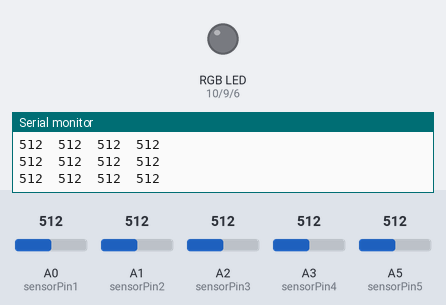
The sketch below on a simulated Arduino Uno, built with avr-gcc and run on an emulated ATmega328P. Parts: an RGB LED mixed from three pins (HIGH = lit), the last lines printed to the serial monitor. Inputs (shaded band) come from the test bench; at power-on: A0 (sensorPin1) = 512, A1 (sensorPin2) = 512, A2 (sensorPin3) = 512, A3 (sensorPin4) = 512, A5 (sensorPin5) = 512.

Above: at 1.2 s.
1.3 s: A0 (sensorPin1) set to 108
At 2.5 s:
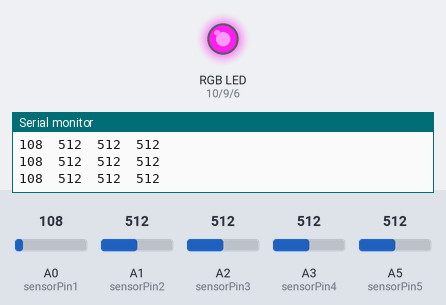
2.8 s: A0 (sensorPin1) set to 89
Timing chart, 0 to 5.8 s (numbered marks = the images above; inputs shaded):
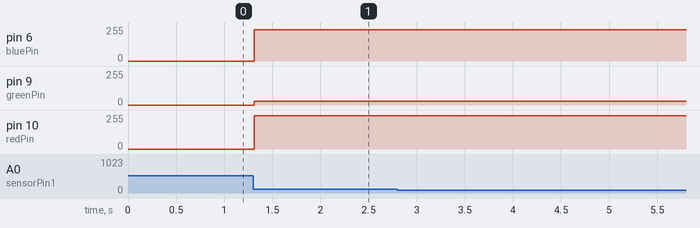

The sketch:

D_and_I_Final_Project_v3.ino
```cpp
/*
  RGB LED
*/

int redPin = 10;
int greenPin = 9;
int bluePin = 6;

// decide later whether the pin will be analogue or digital
int sensorPin1 = A0;
int sensorPin2 = A1;
int sensorPin3 = A2;
int sensorPin4 = A3;
int sensorPin5 = A5;

int sensorValue;        // value read from the sensor
int outputValue1;        // value output to the PWM (analog out)
int outputValue2;
int outputValue3;
int outputValue4;
int outputValue5;
float emotionIndex;
void setup()
{
  pinMode(redPin, OUTPUT);
  pinMode(greenPin, OUTPUT);
  pinMode(bluePin, OUTPUT);
  pinMode(sensorPin1, OUTPUT);
  pinMode(sensorPin2, OUTPUT);
  pinMode(sensorPin3, OUTPUT);
  pinMode(sensorPin4, OUTPUT);
  pinMode(sensorPin5, OUTPUT);
  Serial.begin(9600);
  pinMode(A0, INPUT_PULLUP); //LDR, Blue
  pinMode(A1, INPUT); //Salinity, White
  pinMode(A2, INPUT); //Amplitude, Purple
  pinMode(A3, INPUT); //Temp, Green
}

void loop()
{
  Serial.println(String(analogRead(A0))+"\t"+String(analogRead(A1))+"\t"+String(analogRead(A2))+"\t"+String(analogRead(A3)));
  // Sensor 1
  // read the analog in value:
  sensorValue = analogRead(sensorPin1);
  //Serial.print("Sensor1:\t");
  //Serial.println(sensorValue);
  // map it to the range of the analog out:
  outputValue1 = map(sensorValue, 50, 300, 0, 100);
  //Serial.print("Mapped OutputValue1:\t");
  //Serial.println(outputValue1);
  // Need to calibrate or check the sensor and get the average value. The average value should be set to 50. If high, then >50. If low, then <50.


  // Sensor 2
  // read the analog in value:
  sensorValue = analogRead(sensorPin2);
  //Serial.print("Sensor2:\t");
  //Serial.println(sensorValue);
  // map it to the range of the analog out:
  outputValue2 = map(sensorValue, 0, 1023, 0, 100);
  //Serial.print("Mapped OutputValue2:\t");
  //Serial.println(outputValue2);
  // Need to calibrate or check the sensor and get the average value. The average value should be set to 50. If high, then >50. If low, then <50.


  // Sensor 3
  // read the analog in value:
  sensorValue = analogRead(sensorPin3);
  // map it to the range of the analog out:
  //Serial.print("Sensor3:\t");
  //Serial.println(sensorValue);
  outputValue3 = map(sensorValue, 0, 1023, 0, 100);
  //Serial.print("Mapped OutputValue3:\t");
  //Serial.println(outputValue3);

  // Need to calibrate or check the sensor and get the average value. The average value should be set to 50. If high, then >50. If low, then <50.


  // Sensor 4
  // read the analog in value:
  sensorValue = analogRead(sensorPin4);
  //Serial.print("Sensor4:\t");
  //Serial.println(sensorValue);
  // map it to the range of the analog out:
  outputValue4 = map(sensorValue, 0, 1023, 0, 100);
  //Serial.print("Mapped OutputValue4:\t");
  //Serial.println(outputValue4);

  // Need to calibrate or check the sensor and get the average value. The average value should be set to 50. If high, then >50. If low, then <50.

  // Sensor 1
  // read the analog in value:
  sensorValue = analogRead(sensorPin5);
  // map it to the range of the analog out:
  //Serial.print("Sensor5:\t");
  //Serial.println(sensorValue);
  outputValue5 = map(sensorValue, 0, 1023, 0, 100);
  //Serial.print("Mapped OutputValue5:\t");
  //Serial.println(outputValue5);

  // Need to calibrate or check the sensor and get the average value. The average value should be set to 50. If high, then >50. If low, then <50.

  // EMOTION INDEX CALCULATION

  // Percentage Weitages.They are in order. Amplitude(30%), Salinity(5%), Pollution(20%), Temperature(20%),DO(25%). Only DO is postive rest are negative.

  emotionIndex = (100 - outputValue1) * 0.01;// + (100 - outputValue2) * 0.05 + (100 - outputValue3) * 0.20 + (outputValue1) * 0.25 + (100 - outputValue1) * 0.20)/100;
  //Serial.println("Current EMOTION INDEX");
  //Serial.println(emotionIndex);
  // Angry
  if (emotionIndex >= 0 && emotionIndex < 0.2) {
    setColor(255, 0, 0);  // red
  }

  // Sad
  else if (emotionIndex >= 0.2 && emotionIndex < 0.3) {
    setColor(122, 114, 114);  // gray
  }

  // Calm
  else if (emotionIndex >= 0.3 && emotionIndex < 0.45) {
    setColor(0, 0, 255); // blue
  }


  // Happy
  else if (emotionIndex >= 0.45 && emotionIndex < 0.7) {
    setColor(255, 255, 0); // Yellow
  }

  // in Love
  else if (emotionIndex >= 0.7 && emotionIndex < 1) {
    setColor(249, 30, 234); // Pink
  }

}

void setColor(int red, int green, int blue)
{
  analogWrite(redPin, red);
  analogWrite(greenPin, green);
  analogWrite(bluePin, blue);
}
```

Measured:
- after the input at 1.3 s, pin 6 (bluePin): 0/255 → 234/255 at once; pin 9 (greenPin): 0/255 → 30/255 at once; pin 10 (redPin): 0/255 → 249/255 at once
